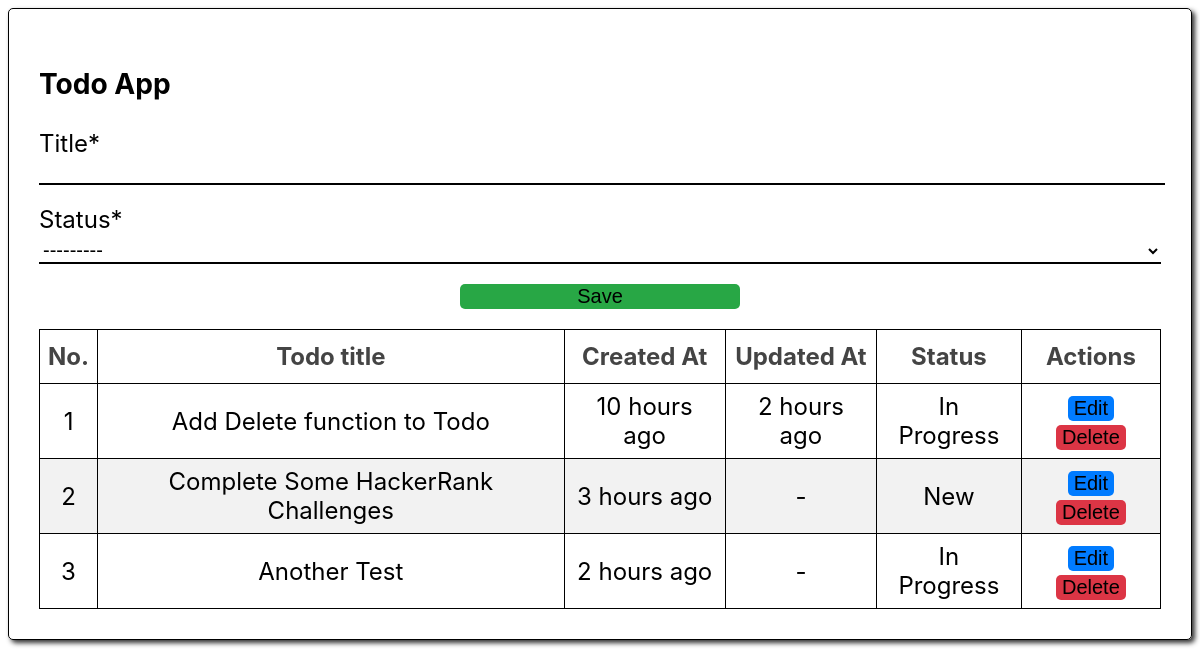
Before: / with the older database file.
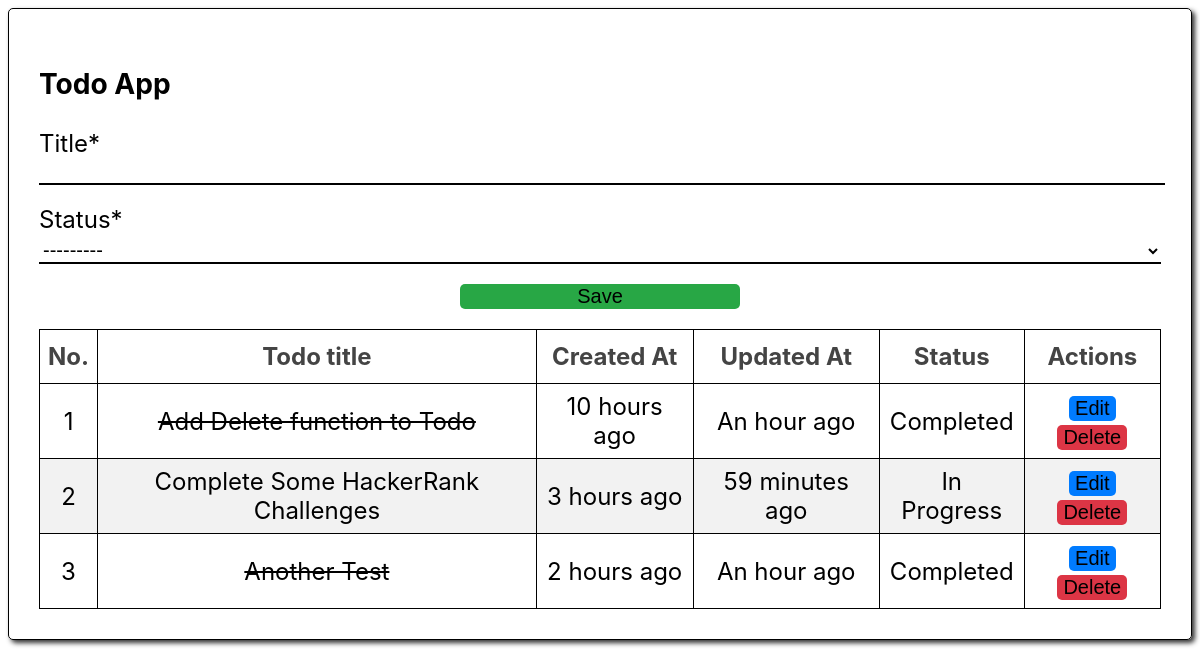
After: the same page with the newer database file.
### app/models.py (models this page shows, shortened)
class Todo(models.Model):
    status = (
        ('New', 'New'),
        ('In Progress', 'In Progress'),
        ('Completed', "Completed"),
    )
    title = models.CharField(max_length=500)
    status = models.CharField(choices=status, max_length=50)
    created_at = models.DateTimeField(auto_now_add=True)
    updated_at = models.DateTimeField(auto_now=True)
    is_updated = models.BooleanField(default=False)
    class Meta:
        verbose_name = ("Todo")
        verbose_name_plural = ("Todos")

### app/views.py (the view)
# urls.py: path('', index, name='home'),
def index(request):
    items = Todo.objects.all()
    form = TodoForm()
    if request.method == 'POST':
        form = TodoForm(request.POST or None)
        if form.is_valid():
            form.save()
    context = {
        "form": form,
        "items": items
    }
    return render(request, 'index.html', context)

### app/forms.py
class TodoForm(forms.ModelForm) :
  class Meta :
    model = Todo
    fields = ("title", "status")

### templates/index.html (shortened to what this page needs)
{% load static %}
{% load humanize %}
{% load crispy_forms_tags %}
<!DOCTYPE html>
<html lang="en">
  <head>
    <link rel="stylesheet" href="{% static 'css/styles.css' %}" />
  </head>
  <body>
    <div id="main">
      <div id="container">
        <h3>Todo App</h3>
        <form method="post" novalidate>
          {{form|crispy}}
          <input type="submit" value="Save">
        </form>
        <table>
          <thead>
            <tr>
              <th>No.</th>
              <th>Todo title</th>
              <th>Created At</th>
              <th>Updated At</th>
              <th>Status</th>
              <th>Actions</th>
            </tr>
          </thead>
          <tbody>
            {% for i in items %}
              {% if i.status|lower == "completed" and i.is_updated == False %}
                <tr>
                  <td>{{ forloop.counter }}</td>
                  <td class="completed">{{ i.title|capfirst }}</td>
                  <td>{{ i.created_at|naturaltime|capfirst }}</td>
                  <td>-</td>
                  <td>{{ i.status }}</td>
                  <td>
                    <button class="edit"><a href="{% url 'update' i.id %}">Edit</a></button>
                    <button class="delete"><a href="{% url 'delete' i.id %}">Delete</a></button>
                  </td>
                </tr>
              {% elif i.status|lower == "completed" and i.is_updated == True %}
              <tr>
                <td>{{ forloop.counter }}</td>
                <td class="completed">{{ i.title|capfirst }}</td>
                <td>{{ i.created_at|naturaltime|capfirst }}</td>
                <td>{{ i.updated_at|naturaltime|capfirst }}</td>
                <td>{{ i.status }}</td>
                <td>
                  <button class="edit"><a href="{% url 'update' i.id %}">Edit</a></button>
                  <button class="delete"><a href="{% url 'delete' i.id %}">Delete</a></button>
                </td>
              </tr>
              {% elif i.is_updated == True %}
                <tr>
                  <td>{{ forloop.counter }}</td>
                  <td>{{ i.title|capfirst }}</td>
                  <td>{{ i.created_at|naturaltime|capfirst }}</td>
                  <td>{{ i.updated_at|naturaltime|capfirst }}</td>
                  <td>{{ i.status }}</td>
                  <td>
                    <button class="edit"><a href="{% url 'update' i.id %}">Edit</a></button>
                    <button class="delete"><a href="{% url 'delete' i.id %}">Delete</a></button>
                  </td>
                </tr>
              {% else %}
                <tr>
                  <td>{{ forloop.counter }}</td>
                  <td>{{ i.title|capfirst }}</td>
                  <td>{{ i.created_at|naturaltime|capfirst }}</td>
                  <td>-</td>
                  <td>{{ i.status }}</td>
                  <td>
                    <button class="edit"><a href="{% url 'update' i.id %}">Edit</a></button>
                    <button class="delete"><a href="{% url 'delete' i.id %}">Delete</a></button>
                  </td>
                </tr>
              {% endif %}
            {% endfor %}
          </tbody>
        </table>
      </div>
    </div>
  </body>
</html>

### static/css/styles.css (style rules this page uses)
.completed { text-decoration: line-through; }
#main { display: flex; justify-content: center; }
#container { border: 1px solid black; box-shadow: #333 3px 3px 5px; width: auto; height: auto; padding: 30px; border-radius: 5px; font-family: -apple-system, BlinkMacSystemFont, "Segoe UI", Roboto, "Helvetica Neue", Arial, "Noto Sans", sans-serif, "Apple Color Emoji", "Segoe UI Emoji", "Segoe UI Symbol", "Noto Color Emoji"; font-size: 24px; }
input { display: block; }
input[type=text] { border: none; border-bottom: 2px solid black; width: 100%; margin-bottom: 20px; outline-style: none; font-size: 20px; }
select { border: none; border-bottom: 2px solid black; width: 100%; margin-bottom: 20px; outline-style: none; font-size: 20px; background-color: transparent; }
input[type=submit] { width: 25%; font-size: 20px; margin: auto; border: none; border-radius: 5px; background-color: #28a745; }
.edit { font-size: 20px; border: none; border-radius: 5px; background-color: #007bff; }
.delete { font-size: 20px; border: none; border-radius: 5px; background-color: #dc3545; }
a { text-decoration: none; color: black; }
table { border-collapse: collapse; width: 100%; margin-top: 20px; }
td, th { border: 1px solid black; text-align: center; padding: 8px; }
th { padding-top: 12px; padding-bottom: 12px; text-align: center; background-color: transparent; color: #444; }
tr:nth-child(even) { background-color: #f2f2f2; }

Changed rows visible on the page:
changed Todo "Add Delete function to Todo": updated_at "2 hours ago" → "An hour ago"; status "In Progress" → "Completed"
changed Todo "Complete Some HackerRank Challenges": updated_at (not shown) → "59 minutes ago"; status "New" → "In Progress"
changed Todo "Another Test": updated_at (not shown) → "An hour ago"; status "In Progress" → "Completed"
